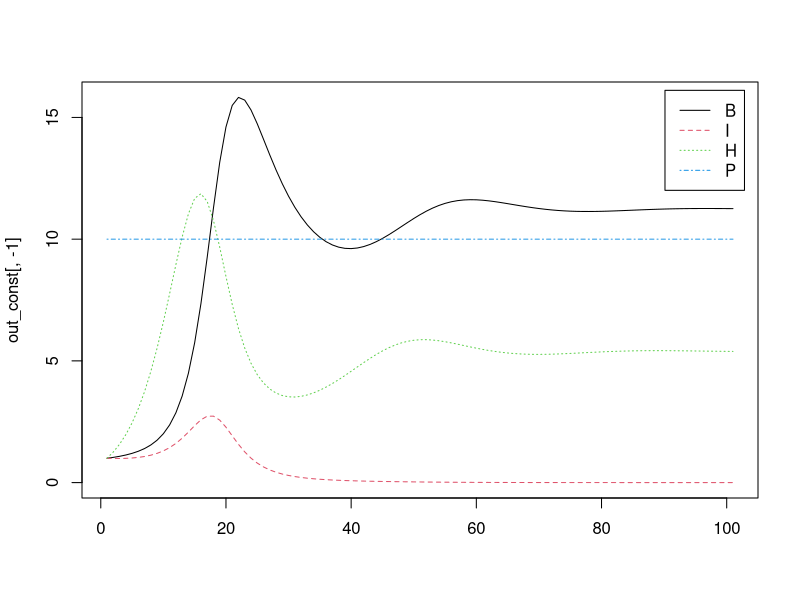
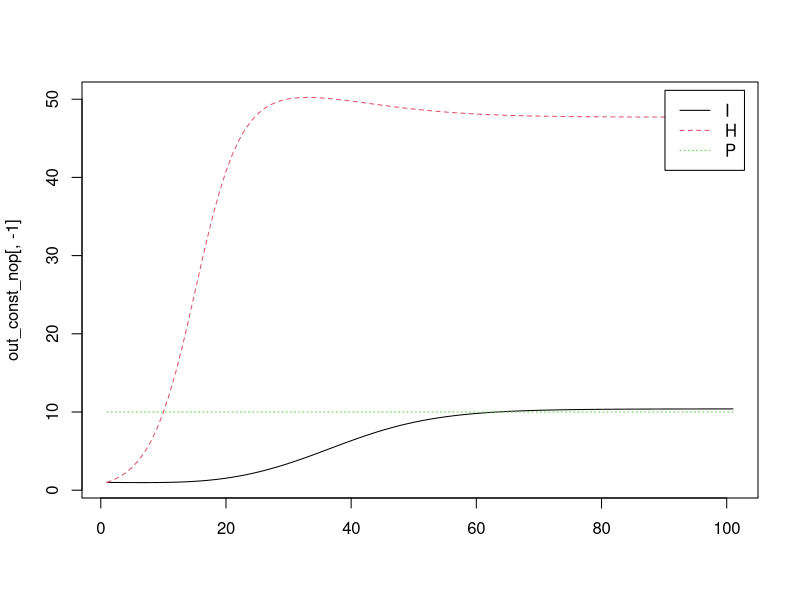

The R script that drew these images, in order: (Note: this script raises an error after producing the figures.)
# G:/My Drive/PROJECTS/food_webs/dynamical_model.R

library(deSolve)

ConstResource <- function(t, state, parameters){
  with(as.list(c(state, parameters)),{
    dB <- -d1*B*B    + a2*I*B + a1*H*B
    dI <- -a2*B*I + -d2*I*I  +  a3*H*I
    dH <- -a1*B*H - a3*I*H - d3*H*H + a4*P*H
    dP <- 0
    list(c(dB,dI,dH,dP))
  })
}

ConstResourceNoP <- function(t, state, parameters){
  with(as.list(c(state, parameters)),{
    # dB <- -d1*B*B    + a2*I*B + a1*H*B
    dI <- -d2*I*I  +  a3*H*I
    dH <- -a3*I*H - d3*H*H + a4*P*H
    dP <- 0
    list(c(dI,dH,dP))
  })
}

# LVGardenNoDet <- function(t, state, parameters){
#   with(as.list(c(state, parameters)),{
#     dB <- -d1*B*B    + a2*I*B + a1*H*B
#     dI <- -a2*B*I + -d2*I*I  +  a3*H*I
#     dH <- -a1*B*H - a3*I*H - d3*H*H + a4*P*H
#     dP <- g*P                 -a4*H*P - d4*P*P
#     list(c(dB,dI,dH,dP))
#   })
# }
# 
# LVGardenNoDetNoPred <- function(t, state, parameters){
#   with(as.list(c(state, parameters)),{
#     # dB <- -d1*B*B    + a2*I*B + a1*H*B
#     dI <-  + -d2*I*I  +  a3*H*I
#     dH <-  - a3*I*H - d3*H*H + a4*P*H
#     dP <- g*P        -a4*H*P - d4*P*P
#     list(c(dI,dH,dP))
#   })
# }

unival <- runif(8, min = 0.01, max = 0.5)

parameters <- c(a1=unival[1],a2=unival[2], # assimilation * feeding rates
                a3=unival[3],              # Ip assimilation * feeding rate
                a4=unival[4],              # Herbivore feeding rrate
                d1=unival[5]*0.5,          # Bird intraguild competition
                d2=unival[6]*0.5,          # Intermediate pred. intrag. comp
                d3=unival[7]*0.5,          # Herbivore igc
                d4=unival[8]*0.5,          # Plant itraguild competition
                g = 2)                     # Plant growth rate

parameters_np <- c( # assimilation * feeding rates
  a3=unival[3]*0.1,              # Ip assimilation * feeding rate
  a4=unival[4],              # Herbivore feeding rrate
  # Bird intraguild competition
  d2=unival[6]*0.5,          # Intermediate pred. intrag. comp
  d3=unival[7]*0.5,          # Herbivore igc
  d4=unival[8]*0.5,          # Plant itraguild competition 
  g = 2)       

# state <- c(B = 1,I = 1,H = 1,P = 10)
# state_np <- c(I = 1,H = 1,P = 10)
state_const <- c(B=1, I = 1, H = 1, P = 10)
state_const_nop <- c(I = 1, H = 1, P = 10)

times <- seq(0,10,by=0.1)

# out <- ode(y = state, 
#            times = times, 
#            func = LVGardenNoDet, 
#            parms = parameters)
# 
# out_np <- ode(y = state_np, 
#            times = times, 
#            func = LVGardenNoDetNoPred, 
#            parms = parameters_np)

out_const <- ode(y = state_const, 
                 times = times, 
                 func = ConstResource, 
                 parms = parameters)

out_const_nop <- ode(y = state_const_nop, 
                     times = times, 
                     func = ConstResourceNoP, 
                     parms = parameters_np)

# M1control <- out[dim(out)[1], ]
# M1exclosure <- out_np[dim(out_np)[1], ]
M1const <- out_const[dim(out_const)[1], ]
M1constnop <- out_const_nop[dim(out_const_nop)[1], ]

# matplot(out[,-1], type = "l")
# legend("topright", inset = 0.02, legend = c("B", "I","H","P"),
#        col = c(1,2,3,4), lty = c(1,2,3,4))

# matplot(out_np[,-1], type = "l")
# legend("topright", inset = 0.02, legend = c("I","H","P"),
#        col = c(1,2,3), lty = c(1,2,3))

matplot(out_const[,-1], type = "l")
legend("topright", inset = 0.02, legend = c("B", "I","H","P"),
       col = c(1,2,3,4), lty = c(1,2,3,4))
matplot(out_const_nop[,-1], type = "l")
legend("topright", inset = 0.02, legend = c("I","H","P"),
       col = c(1,2,3), lty = c(1,2,3))

# Omnivory
# https://www.jstor.org/stable/3450749?seq=1#metadata_info_tab_contents
# https://www.tandfonline.com/doi/full/10.1080/17513750801956313
# https://www.researchgate.net/publication/303379740_A_general_parameterized_mathematical_food_web_model_that_predicts_a_stable_green_world_in_the_terrestrial_ecosystem

# What would be an expected difference in parameter values between spiders and birds?

# Eigenvalues
J <- matrix(c(-1, 1, 1, 0,
              -1,-1, 1, 0,
              -1,-1,-1, 1,
              0, 0,-1,-1), byrow = T, nrow=4, ncol=4)

# All eigenvalues are complex and negative. Stable dynamics, cycles.
eigen(J)$values


# Discrete model with noise
# Journal of Biological Dynamics
# Vol. 2, No. 2, April 2008, 89–101
# Dynamics of a plant–herbivore model

# Stochastic plant-herbivore interaction model with Alle effect.
for (i in 1:times){
  P(i+1) = P(i) + (r*P(i) - a*P(i)*H(i)*dt + alpha1*P(i)*rnorm(1,0,1)*sqrt(dt))
  H(i+1) = H(i) + (r*P(i) - (c*a*P(i)*H(i) - mu*H(i))*dt + alpha2*H(i)*rnorm(1,0,1)*sqrt(dt))
}

updateStep<- function(P,H){
  uP = P + (r*P - a*P*H)*dt + alpha1*P*rnorm(1,0,1)*sqrt(dt)
  uH = H + (c*a*P*H - mu*H)*dt + alpha2*H*rnorm(1,0,1)*sqrt(dt)
  return(c(uP,uH))
}

parameters <- c(r = 0.25, 
                a = 0.025, 
                c = 0.25, 
                mu = 0.3,
                alpha1 = 0.05,
                alpha2 = 0.05,
                P = 40,
                H = 15,
                dt = 0.1)
END_TIME <- 150
results <- data.frame()

new_init_pop <- c(50,50)

attach(as.list(parameters))
for(t in seq(from=0, to=END_TIME, by=dt)){
  new_init_pop <- updateStep(P,H)
  P <- new_init_pop[1]
  H <- new_init_pop[2]
  results <- rbind(results, 
                   data.frame(time = t,
                              plant = new_init_pop[1],
                              herbi = new_init_pop[2]))
}

matplot(results[,-1], type = "l")
